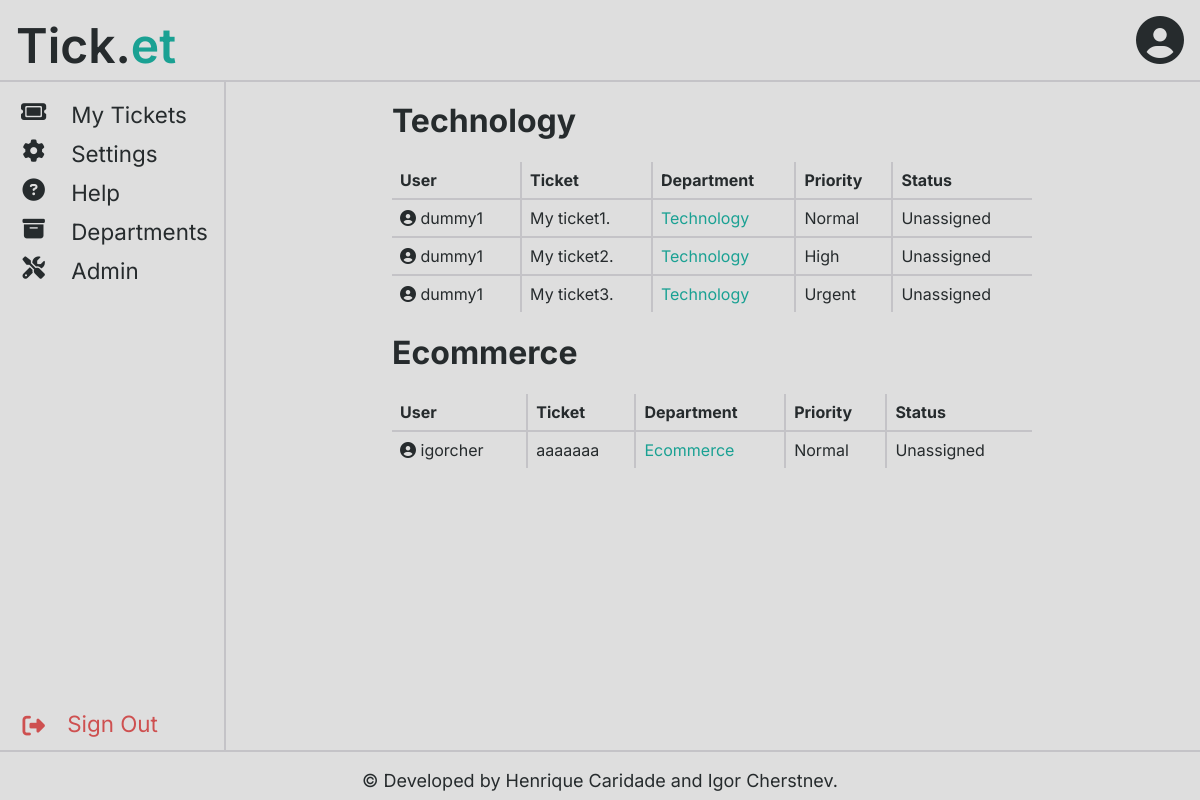
The app's page /pages/department_page.php (signed in) with its own data.
### tables this page shows
CREATE TABLE Department(
    name STRING PRIMARY KEY NOT NULL,
    abbrev STRING UNIQUE NOT NULL
);

CREATE TABLE Ticket(
    id INTEGER PRIMARY KEY NOT NULL,
    publisher STRING NOT NULL REFERENCES User(username),
    department STRING NOT NULL REFERENCES Department(username),
    publishDate DATETIME NOT NULL,
    priority STRING NOT NULL CHECK (priority IN('Normal', 'High', 'Urgent')),
    subject STRING NOT NULL,
    text STRING NOT NULL
);

CREATE TABLE TicketStatus(
    id INTEGER PRIMARY KEY AUTOINCREMENT NOT NULL,
    ticketId INTEGER NOT NULL REFERENCES Ticket(id),
    agentUsername STRING REFERENCES User(username),
    date DATETIME NOT NULL,
    status STRING NOT NULL CHECK (status IN('Unassigned', 'In progress', 'Done'))
);

### classes/session.php (called while the page is built, shortened)
<?php
    class Session {
        static ?Session $instance = null;
        static function getSession() : Session {
            if (static::$instance === null)
                static::$instance = new Session();
            return static::$instance;
        }
        public function getRights(string $userType){
            if($userType === User::USERTYPE_AGENT){
                return $_SESSION[Session::USERTYPE] === User::USERTYPE_AGENT or $_SESSION[Session::USERTYPE] === User::USERTYPE_ADMIN;
            }
            if($userType === User::USERTYPE_ADMIN){
                return $_SESSION[Session::USERTYPE] === User::USERTYPE_ADMIN;
            }
        }
    }
?>

### classes/department.php (called while the page is built, shortened)
<?php
    class Department{
        private function __construct(string $name, string $abbrev) {
            $this->name = $name;
        }
        private static function fromArray(array $department) : Department {
            return new Department($department["name"], $department["abbrev"]);
        }
        public static function getAllDepartments(PDO $db) : array {
            $stmt = $db->prepare('SELECT * FROM Department');
            $stmt->execute();
            $departmentArray = array();
            foreach($stmt->fetchAll() as $department){
                $departmentArray[] = Department::fromArray($department);
            }
            return $departmentArray;
        }
    }
?>

### classes/ticket.php (called while the page is built, shortened)
<?php
    include_once("../classes/ticketStatus.php");
    class Ticket {
        private function __construct(PDO $db, int $id, string $publisher, string $department, DateTime $publishDate, string $priority, string $subject, string $text) {
            $this->id = $id;
            $this->department = $department;
            $this->priority = $priority;
            $this->subject = $subject;
            $this->statuses = TicketStatus::getTicketStatuses($db, $id);
            $this->status = $this->statuses[0];
        }
        private static function fromArray(PDO $db, array $ticket) : Ticket {
            return new Ticket($db, (int) $ticket['id'], $ticket['publisher'], $ticket['department'], new DateTime($ticket['publishDate']), $ticket['priority'], $ticket['subject'], $ticket['text']);
        }
        public static function getTicketsFromDepartment (PDO $db, string $department) : array {
            $stmt = $db->prepare('SELECT * FROM Ticket WHERE department=?');
            $stmt->execute(array($department));
            $tickets = $stmt->fetchAll();
            $ticketArray = array();
            foreach ($tickets as $ticket) {
                $ticketArray[] = Ticket::fromArray($db, $ticket);
            }
            return $ticketArray;
        }
    }
?>

### classes/ticketStatus.php (called while the page is built, shortened)
<?php
    class TicketStatus {
        private function __construct(int $id, int $ticketId, ?string $agentUsername, DateTime $date, string $status) {
            $this->status = $status;
        }
        private static function fromArray(array $status) : TicketStatus {
            return new TicketStatus((int) $status['id'], (int) $status['ticketId'], $status['agentUsername'], new DateTime($status['date']), $status['status']);
        }
        public static function getTicketStatuses(PDO $db, int $id) : array {
            $stmt = $db->prepare('SELECT * FROM TicketStatus WHERE ticketId=?');
            $stmt->execute(array($id));
            $statuses = $stmt->fetchAll();
            $statusArray = array();
            foreach ($statuses as $status) {
                $statusArray[] = TicketStatus::fromArray($status);
            }
            usort($statusArray, fn(TicketStatus $a, TicketStatus $b) => ($a->date > $b->date) ? 1 : (($a->date < $b->date) ? -1 : 0));
            return $statusArray;
        }
    }
?>

### templates/departmentTicket.php (the view)
<?php
    include_once("../classes/ticket.php");
    include_once("../templates/profile.php");
    function _drawTicket(Ticket $ticket) {
?>
<tr class="ticket" >
    <td class="ticket-username"><?php drawProfile($ticket->publisher, true); ?></td>
    <td class="ticket-subject"><?=htmlentities($ticket->subject)?></td>
    <td class="ticket-department">
        <a class="ticket-department-change" data-id="<?=$ticket->id?>" data-department="<?=$ticket->department?>">
            <?=htmlentities($ticket->department)?>
        </a>
    </td>
    <td class="ticket-priority"><?=htmlentities($ticket->priority)?></td>
    <td class="ticket-status"><?=htmlentities($ticket->status->status)?></td>
</tr>
<?php
    }
    function drawDepartmentTickets(string $departmentName, $tickets) {
?>
<h1> <?= htmlentities($departmentName); ?></h1>
<table id="department-tickets">
    <thead>
        <tr>
            <th>User</th>
            <th>Ticket</th>
            <th>Department</th>
            <th>Priority</th>
            <th>Status</th>
        </tr>
    </thead>
    <tbody>
    <?php
    foreach ($tickets as $ticket) {
        _drawTicket($ticket);
    }
    ?>
    </tbody>
</table>
<?php
    }
?>

### templates/header.php (shortened to what this page needs)
<?php
    include_once("../templates/profile.php");
    include_once("../classes/session.php");
    function drawHeader(bool $drawProfile=false) {
?>
<html lang="en">
<head>
    <link rel="stylesheet" href="../css/include.css">
    <link rel="stylesheet" href="../css/main.css">
    <link rel="stylesheet" href="../css/account.css">
    <link rel="stylesheet" href="../css/faq.css">
    <link rel="stylesheet" href="../css/ticket.css">
    <link rel="stylesheet" href="../css/userForms.css">
    <link rel="stylesheet" href="../css/admin.css">
    <link rel="stylesheet" href="../css/popup.css">
    <link rel="stylesheet" href="../css/table.css">
</head>
<body>
    <header>
        <span id="logo">Tick.<span id="logo-highlight">et</span></span>
        <div id="profile" class="profile" data-user="<?=htmlentities($_SESSION[Session::USERNAME])?>">
            <i class="fa-solid fa-circle-user"></i>
        </div>
    </header>
<?php
    }
?>

### templates/sidebar.php
<?php
    function drawSidebar(Session $session) {
?>
<div class="sidebar">
    <a href="../pages/dashboard.php">
        <span class="icon"><i class="fa-solid fa-ticket"></i></span>
        <span class="text">My Tickets</span>
    </a>
    <a href="../pages/settings.php">
        <span class="icon"><i class="fa-solid fa-gear"></i></span>
        <span class="text">Settings</span>
    </a>
    <a href="../pages/help.php">
        <span class="icon"><i class="fa-solid fa-question-circle"></i></span>
        <span class="text">Help</span>
    </a>
    <?php if($session->getRights(User::USERTYPE_AGENT) ) { ?>
        <a href="../pages/department_page.php">
            <span class="icon"><i class="fa-solid fa-box-archive"></i></span>
            <span class="text">Departments</span>
        </a>
    <?php } ?>
    <?php if($session->getRights(User::USERTYPE_ADMIN) ) { ?>
        <a href="../pages/admin.php">
            <span class="icon"><i class="fa-solid fa-screwdriver-wrench"></i></span>
            <span class="text">Admin</span>
        </a>
    <?php } ?>
    <a href="../actions/logout.php">
        <span class="icon"><i class="fa-solid fa-right-from-bracket"></i></span>
        <span class="text sign-out">Sign Out</span>
    </a>
</div>
<?php
    }
?>

### pages/department_page.php (shortened to what this page needs)
<?php
    include_once("../templates/header.php");
    include_once("../templates/footer.php");
    include_once("../templates/sidebar.php");
    include_once("../templates/departmentTicket.php");
    include_once("../classes/session.php");
    include_once("../classes/department.php");
    include_once("../classes/ticket.php");
    $session = Session::getSession();
    $db = getDatabaseConnection();
    $departments = ($session->getRights(User::USERTYPE_ADMIN)) ?
        Department::getAllDepartments($db) :
        Department::getDepartmentsFromAgent($db, $_SESSION[Session::USERNAME]);
    drawHeader(true);
    drawSidebar($session);
?>
<main class="main-sidebar">
    <div class="page">
        <?php
        foreach ($departments as $department) {
            $tickets = Ticket::getTicketsFromDepartment($db, $department->name);
            drawDepartmentTickets($department->name, $tickets);
        } ?>
    </div>
</main>
<?php
    drawFooter();
?>

### templates/profile.php
<?php
    function drawProfile(?string $username, bool $showUsername=false, bool $showIcon=true) {
?>
<div class="profile" data-user="<?=htmlentities($username)?>">
<?php if ($showIcon) { ?>
<i class="fa-solid fa-circle-user"></i>
<?php } if ($showUsername) { ?>
    <span class="username"><?=htmlentities($username)?></span>
<?php } ?>
</div>
<?php
    }
?>

### templates/footer.php
<?php
    function drawFooter() {
?>
    <footer>
        <span id="footer-info">&copy; Developed by Henrique Caridade and Igor Cherstnev.</span>
    </footer>
    </body>
</html>
<?php
    }
?>

### css/include.css (style rules this page uses)
:root { --primary-background-color: #dededeff; --secondary-background-color: #c4c3c7ff; --primary-color: #262b2dff; --secondary-color: #4c6569ff; --accent-color: #1aa193ff; --error-color: #ce5050ff; --warning-color: #cfbd63ff;; --success-color: #51d880ff; --header-height: 5rem; --footer-height: 3rem; --sidebar-width: 14rem; --sidebar-padding: 15px; --margin-sides: 10rem; }

### css/main.css (style rules this page uses)
body { font-family: 'Inter', sans-serif; background-color: var(--primary-background-color); color: var(--primary-color); }
.page { position: relative; margin: 0 var(--margin-sides); }
a { color: var(--accent-color); text-decoration: none; }
header { position: fixed; top: 0; left: 0; width: 100%; height: var(--header-height); font-size: 3em; border-bottom: 2px solid var(--secondary-background-color); background-color: var(--primary-background-color); z-index: 2; }
#logo { position: absolute; top: 1rem; left: 1rem; font-weight: 600; }
#logo-highlight { color: var(--accent-color); }
#profile { position: absolute; top: 1rem; right: 1rem; }
footer { position: fixed; bottom: 0; left: 0; width: 100%; height: var(--footer-height); font-size: 1em; border-top: 2px solid var(--secondary-background-color); background-color: var(--primary-background-color); z-index: 2; text-align: center; }
#footer-info { position: relative; top: 1em; font-size: large; }
.sidebar { height: calc(100% - var(--header-height) - var(--footer-height) - 2 * var(--sidebar-padding)); width: var(--sidebar-width); position: fixed; top: var(--header-height); left: 0; overflow-x: hidden; border-right: 2px solid var(--secondary-background-color); padding: var(--sidebar-padding) 0; background-color: var(--primary-background-color); z-index: 1; }
.sidebar a { display: block; padding: 6px 10px; color: var(--primary-color); font-size: 1.4em; }
.sidebar a .icon { position: absolute; right: 70%; width: 30%; text-align: center; }
.sidebar a .text { position: relative; left: 30%; }
.sidebar a:last-child .icon, .sidebar a:last-child .text { position: absolute; bottom: var(--sidebar-padding); color: var(--error-color); }
main { margin-top: var(--header-height); margin-bottom: var(--footer-height); }
main.main-sidebar { overflow: hidden; margin-left: var(--sidebar-width); }

### css/table.css (style rules this page uses)
table { width: 100%; border-collapse: collapse; }
table, table th, table td { position: relative; }
table th { padding: 0.5em; text-align: left; }
table td { min-width: 0; padding: 0.5em; overflow: hidden; border-top: 2px solid var(--secondary-background-color); }
table td { white-space: nowrap; position: relative; overflow: hidden; min-width: 0; }

### records on screen
department: name "Technology"
ticket: publisher "dummy1", subject "My ticket1.", department "Technology", priority "Normal"
ticketstatus: status "Unassigned"
ticket: publisher "dummy1", subject "My ticket2.", department "Technology", priority "High"
ticketstatus: status "Unassigned"
ticket: publisher "dummy1", subject "My ticket3.", department "Technology", priority "Urgent"
ticketstatus: status "Unassigned"
department: name "Ecommerce"
ticket: publisher "igorcher", subject "aaaaaaa", department "Ecommerce", priority "Normal"
ticketstatus: status "Unassigned"
